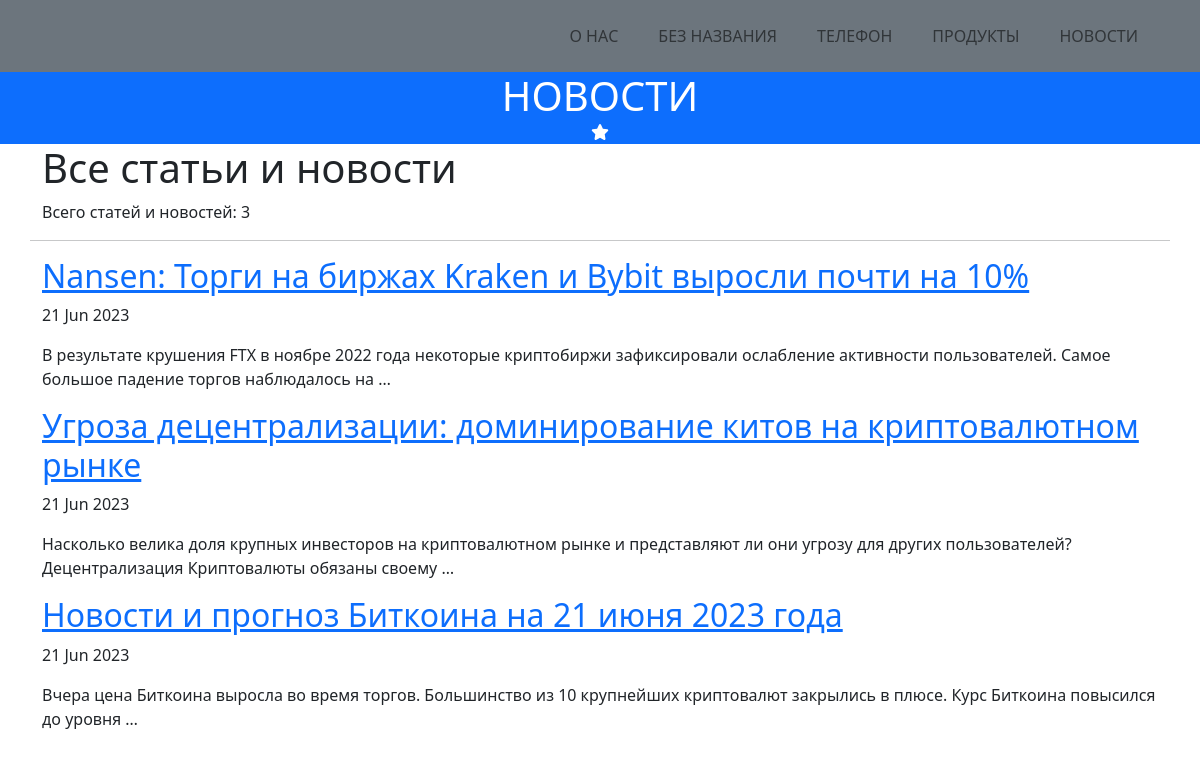
Page /news/ on the committed database.
### newspaperapp/models.py (models this page shows, shortened)
class Post(models.Model):
    author = models.ForeignKey(Author, on_delete=models.CASCADE)
    NEWS = 'NW'
    ARTICLE = 'AR'
    POST_CHOICES = (
        (NEWS, 'Новость'),
        (ARTICLE, 'Статья'),
    )
    postType = models.CharField(max_length=2, choices=POST_CHOICES, default=ARTICLE)
    dateCreation = models.DateTimeField(auto_now_add=True)
    postCategory = models.ManyToManyField(Category, through='PostCategory')
    title = models.CharField(max_length=128)
    text = models.TextField(default='Здесь будет текст статьи(новости)...')
    rating = models.SmallIntegerField(default=0)

### newspaperapp/views.py (the view)
# urls.py: path('', PostList.as_view()),
class PostList(ListView):
    model = Post
    template_name = 'posts.html'
    context_object_name = 'posts'
    queryset = Post.objects.order_by('-dateCreation')

### newspaperapp/templatetags/custom_filters.py (called while the page is built)
@register.filter(name='censor')
def censor(value, arg):
    replaced_words = ['A6MF1', 'NG', 'Hyundai']
    for word in replaced_words:
        value = value.replace(word, arg)
    return value

### templates/posts.html (shortened to what this page needs)
{% extends 'flatpages/default.html' %}
{% load custom_filters %}
{% block content %}
    <h1>Все статьи и новости</h1>
    <p>Всего статей и новостей: {{ posts|length }}</p>
    <hr>
    {% if posts %}
        {% for post in posts %}
            <h2><a href="{{ post.id }}">{{ post.title|censor:'***скрыто***' }}</a></h2>
            <p>{{ post.dateCreation|date:'d M Y' }}</p>
            <p>{{ post.text|truncatewords:20|censor:'***' }}</p>
        {% endfor %}
    {% else %}
        <h2>Статей и новостей нет!</h2>
    {% endif %}
{% endblock content %}

### templates/flatpages/default.html (shortened to what this page needs)
{% load static %}
<!DOCTYPE html>
<html lang="en">
    <head>
        <link href="{% static 'css/styles.css' %}" rel="stylesheet" />
    </head>
    <body id="page-top">
        <nav class="navbar navbar-expand-lg bg-secondary text-uppercase fixed-top" id="mainNav">
            <div class="container">
                <div class="collapse navbar-collapse" id="navbarResponsive">
                    <ul class="navbar-nav ms-auto">
                        <li class="nav-item mx-0 mx-lg-1"><a class="nav-link py-3 px-0 px-lg-3 rounded" href="/about/">О нас</a></li>
                        <li class="nav-item mx-0 mx-lg-1"><a class="nav-link py-3 px-0 px-lg-3 rounded" href="/profile/">Без названия</a></li>
                        <li class="nav-item mx-0 mx-lg-1"><a class="nav-link py-3 px-0 px-lg-3 rounded" href="/contacts/">Телефон</a></li>
                        <li class="nav-item mx-0 mx-lg-1"><a class="nav-link py-3 px-0 px-lg-3 rounded" href="/products/">Продукты</a></li>
                        <li class="nav-item mx-0 mx-lg-1"><a class="nav-link py-3 px-0 px-lg-3 rounded" href="/news/">Новости</a></li>
                    </ul>
                </div>
            </div>
        </nav>
        <header class="masthead bg-primary text-white text-center">
            <div class="container d-flex align-items-center flex-column">
                <h1 class="masthead-heading text-uppercase mb-0">Новости</h1>
                <div class="divider-custom divider-light">
                    <div class="divider-custom-icon"><i class="fas fa-star"></i></div>
                </div>
            </div>
        </header>
        <section class="page-section portfolio" id="portfolio">
            <div class="container">
                <div class="row justify-content-center">
                    {% block content %}{% endblock content %}
                </div>
            </div>
        </section>
    </body>
</html>

### rows in the picture
Post: title|censor "Nansen: Торги на биржах Kraken и Bybit выросли почти на 10%", dateCreation "21 Jun 2023", text|censor "В результате крушения FTX в ноябре 2022 года некоторые криптобиржи зафиксировали ослабление активности пользователей. Самое большое падение торгов наблюдалось на …"
Post: title|censor "Угроза децентрализации: доминирование китов на криптовалютном рынке", dateCreation "21 Jun 2023", text|censor "Насколько велика доля крупных инвесторов на криптовалютном рынке и представляют ли они угрозу для других пользователей? Децентрализация Криптовалюты обязаны своему …"
Post: title|censor "Новости и прогноз Биткоина на 21 июня 2023 года", dateCreation "21 Jun 2023", text|censor "Вчера цена Биткоина выросла во время торгов. Большинство из 10 крупнейших криптовалют закрылись в плюсе. Курс Биткоина повысился до уровня …"

### other values in the picture
{{ posts|length }} "3"
